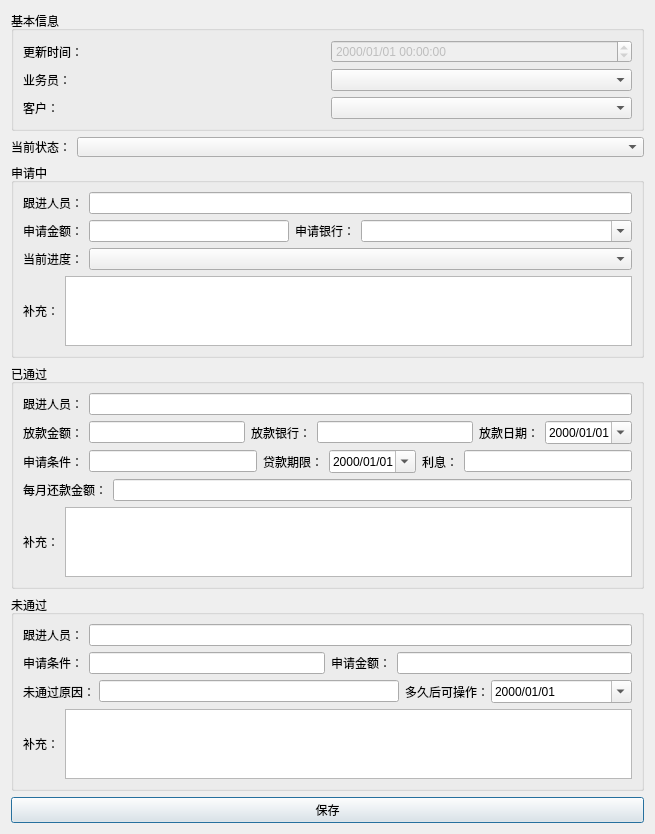
<?xml version="1.0" encoding="UTF-8"?>
<ui version="4.0">
 <class>deal</class>
 <widget class="QDialog" name="deal">
  <property name="geometry">
   <rect>
    <x>0</x>
    <y>0</y>
    <width>655</width>
    <height>589</height>
   </rect>
  </property>
  <property name="maximumSize">
   <size>
    <width>16777215</width>
    <height>589</height>
   </size>
  </property>
  <property name="windowTitle">
   <string>贷款记录</string>
  </property>
  <layout class="QVBoxLayout" name="verticalLayout_2">
   <item>
    <widget class="QGroupBox" name="groupBox">
     <property name="minimumSize">
      <size>
       <width>0</width>
       <height>120</height>
      </size>
     </property>
     <property name="maximumSize">
      <size>
       <width>16777215</width>
       <height>120</height>
      </size>
     </property>
     <property name="title">
      <string>基本信息</string>
     </property>
     <layout class="QVBoxLayout" name="verticalLayout">
      <item>
       <layout class="QHBoxLayout" name="horizontalLayout">
        <item>
         <widget class="QLabel" name="label">
          <property name="text">
           <string>更新时间：</string>
          </property>
         </widget>
        </item>
        <item>
         <widget class="QDateTimeEdit" name="dateTimeEdit">
          <property name="enabled">
           <bool>false</bool>
          </property>
          <property name="displayFormat">
           <string>yyyy/MM/dd HH:mm:ss</string>
          </property>
         </widget>
        </item>
       </layout>
      </item>
      <item>
       <layout class="QHBoxLayout" name="horizontalLayout_2">
        <item>
         <widget class="QLabel" name="label_2">
          <property name="text">
           <string>业务员：</string>
          </property>
         </widget>
        </item>
        <item>
         <widget class="QComboBox" name="comboBox"/>
        </item>
       </layout>
      </item>
      <item>
       <layout class="QHBoxLayout" name="horizontalLayout_3">
        <item>
         <widget class="QLabel" name="label_3">
          <property name="text">
           <string>客户：</string>
          </property>
         </widget>
        </item>
        <item>
         <widget class="QComboBox" name="comboBox_2"/>
        </item>
       </layout>
      </item>
     </layout>
    </widget>
   </item>
   <item>
    <layout class="QHBoxLayout" name="horizontalLayout_29">
     <item>
      <widget class="QLabel" name="label_39">
       <property name="maximumSize">
        <size>
         <width>60</width>
         <height>24</height>
        </size>
       </property>
       <property name="text">
        <string>当前状态：</string>
       </property>
      </widget>
     </item>
     <item>
      <widget class="QComboBox" name="comboBox_14">
       <property name="maximumSize">
        <size>
         <width>16777215</width>
         <height>20</height>
        </size>
       </property>
      </widget>
     </item>
    </layout>
   </item>
   <item>
    <widget class="QGroupBox" name="groupBox_6">
     <property name="maximumSize">
      <size>
       <width>16777215</width>
       <height>16777215</height>
      </size>
     </property>
     <property name="title">
      <string>申请中</string>
     </property>
     <layout class="QVBoxLayout" name="verticalLayout_5">
      <item>
       <layout class="QHBoxLayout" name="horizontalLayout_17">
        <item>
         <widget class="QLabel" name="label_40">
          <property name="text">
           <string>跟进人员：</string>
          </property>
         </widget>
        </item>
        <item>
         <widget class="QLineEdit" name="lineEdit_22"/>
        </item>
       </layout>
      </item>
      <item>
       <layout class="QHBoxLayout" name="horizontalLayout_19">
        <item>
         <widget class="QLabel" name="label_43">
          <property name="maximumSize">
           <size>
            <width>60</width>
            <height>16777215</height>
           </size>
          </property>
          <property name="text">
           <string>申请金额：</string>
          </property>
         </widget>
        </item>
        <item>
         <widget class="QLineEdit" name="lineEdit_24">
          <property name="maximumSize">
           <size>
            <width>200</width>
            <height>16777215</height>
           </size>
          </property>
         </widget>
        </item>
        <item>
         <widget class="QLabel" name="label_44">
          <property name="maximumSize">
           <size>
            <width>60</width>
            <height>16777215</height>
           </size>
          </property>
          <property name="text">
           <string>申请银行：</string>
          </property>
         </widget>
        </item>
        <item>
         <widget class="QComboBox" name="comboBox_16">
          <property name="editable">
           <bool>true</bool>
          </property>
         </widget>
        </item>
       </layout>
      </item>
      <item>
       <layout class="QHBoxLayout" name="horizontalLayout_20">
        <item>
         <widget class="QLabel" name="label_45">
          <property name="maximumSize">
           <size>
            <width>60</width>
            <height>16777215</height>
           </size>
          </property>
          <property name="text">
           <string>当前进度：</string>
          </property>
         </widget>
        </item>
        <item>
         <widget class="QComboBox" name="comboBox_17"/>
        </item>
       </layout>
      </item>
      <item>
       <layout class="QHBoxLayout" name="horizontalLayout_6">
        <item>
         <widget class="QLabel" name="label_61">
          <property name="text">
           <string>补充：</string>
          </property>
         </widget>
        </item>
        <item>
         <widget class="QTextEdit" name="textEdit_3"/>
        </item>
       </layout>
      </item>
     </layout>
    </widget>
   </item>
   <item>
    <widget class="QGroupBox" name="groupBox_7">
     <property name="maximumSize">
      <size>
       <width>16777215</width>
       <height>16777215</height>
      </size>
     </property>
     <property name="title">
      <string>已通过</string>
     </property>
     <layout class="QVBoxLayout" name="verticalLayout_4">
      <item>
       <layout class="QHBoxLayout" name="horizontalLayout_21">
        <item>
         <widget class="QLabel" name="label_46">
          <property name="text">
           <string>跟进人员：</string>
          </property>
         </widget>
        </item>
        <item>
         <widget class="QLineEdit" name="lineEdit_25"/>
        </item>
       </layout>
      </item>
      <item>
       <layout class="QHBoxLayout" name="horizontalLayout_22">
        <item>
         <widget class="QLabel" name="label_47">
          <property name="text">
           <string>放款金额：</string>
          </property>
         </widget>
        </item>
        <item>
         <widget class="QLineEdit" name="lineEdit_26"/>
        </item>
        <item>
         <widget class="QLabel" name="label_48">
          <property name="text">
           <string>放款银行：</string>
          </property>
         </widget>
        </item>
        <item>
         <widget class="QLineEdit" name="lineEdit_27"/>
        </item>
        <item>
         <widget class="QLabel" name="label_49">
          <property name="text">
           <string>放款日期：</string>
          </property>
         </widget>
        </item>
        <item>
         <widget class="QDateEdit" name="dateEdit_4">
          <property name="displayFormat">
           <string>yyyy/MM/dd</string>
          </property>
          <property name="calendarPopup">
           <bool>true</bool>
          </property>
         </widget>
        </item>
       </layout>
      </item>
      <item>
       <layout class="QHBoxLayout" name="horizontalLayout_23">
        <item>
         <widget class="QLabel" name="label_50">
          <property name="text">
           <string>申请条件：</string>
          </property>
         </widget>
        </item>
        <item>
         <widget class="QLineEdit" name="lineEdit_28"/>
        </item>
        <item>
         <widget class="QLabel" name="label_51">
          <property name="text">
           <string>贷款期限：</string>
          </property>
         </widget>
        </item>
        <item>
         <widget class="QDateEdit" name="dateEdit_5">
          <property name="displayFormat">
           <string>yyyy/MM/dd</string>
          </property>
          <property name="calendarPopup">
           <bool>true</bool>
          </property>
         </widget>
        </item>
        <item>
         <widget class="QLabel" name="label_52">
          <property name="text">
           <string>利息：</string>
          </property>
         </widget>
        </item>
        <item>
         <widget class="QLineEdit" name="lineEdit_29"/>
        </item>
       </layout>
      </item>
      <item>
       <layout class="QHBoxLayout" name="horizontalLayout_24">
        <item>
         <widget class="QLabel" name="label_53">
          <property name="text">
           <string>每月还款金额：</string>
          </property>
         </widget>
        </item>
        <item>
         <widget class="QLineEdit" name="lineEdit_30"/>
        </item>
       </layout>
      </item>
      <item>
       <layout class="QHBoxLayout" name="horizontalLayout_5">
        <item>
         <widget class="QLabel" name="label_60">
          <property name="text">
           <string>补充：</string>
          </property>
         </widget>
        </item>
        <item>
         <widget class="QTextEdit" name="textEdit_2"/>
        </item>
       </layout>
      </item>
     </layout>
    </widget>
   </item>
   <item>
    <widget class="QGroupBox" name="groupBox_8">
     <property name="maximumSize">
      <size>
       <width>16777215</width>
       <height>1677215</height>
      </size>
     </property>
     <property name="title">
      <string>未通过</string>
     </property>
     <layout class="QVBoxLayout" name="verticalLayout_3">
      <item>
       <layout class="QHBoxLayout" name="horizontalLayout_25">
        <item>
         <widget class="QLabel" name="label_54">
          <property name="text">
           <string>跟进人员：</string>
          </property>
         </widget>
        </item>
        <item>
         <widget class="QLineEdit" name="lineEdit_31"/>
        </item>
       </layout>
      </item>
      <item>
       <layout class="QHBoxLayout" name="horizontalLayout_26">
        <item>
         <widget class="QLabel" name="label_55">
          <property name="text">
           <string>申请条件：</string>
          </property>
         </widget>
        </item>
        <item>
         <widget class="QLineEdit" name="lineEdit_32"/>
        </item>
        <item>
         <widget class="QLabel" name="label_56">
          <property name="text">
           <string>申请金额：</string>
          </property>
         </widget>
        </item>
        <item>
         <widget class="QLineEdit" name="lineEdit_33"/>
        </item>
       </layout>
      </item>
      <item>
       <layout class="QHBoxLayout" name="horizontalLayout_27">
        <item>
         <widget class="QLabel" name="label_57">
          <property name="maximumSize">
           <size>
            <width>70</width>
            <height>16777215</height>
           </size>
          </property>
          <property name="text">
           <string>未通过原因：</string>
          </property>
         </widget>
        </item>
        <item>
         <widget class="QLineEdit" name="lineEdit_34">
          <property name="maximumSize">
           <size>
            <width>300</width>
            <height>16777215</height>
           </size>
          </property>
         </widget>
        </item>
        <item>
         <widget class="QLabel" name="label_58">
          <property name="maximumSize">
           <size>
            <width>80</width>
            <height>16777215</height>
           </size>
          </property>
          <property name="text">
           <string>多久后可操作：</string>
          </property>
         </widget>
        </item>
        <item>
         <widget class="QDateEdit" name="dateEdit_6">
          <property name="dateTime">
           <datetime>
            <hour>0</hour>
            <minute>0</minute>
            <second>0</second>
            <year>2000</year>
            <month>1</month>
            <day>1</day>
           </datetime>
          </property>
          <property name="displayFormat">
           <string>yyyy/MM/dd</string>
          </property>
          <property name="calendarPopup">
           <bool>true</bool>
          </property>
         </widget>
        </item>
       </layout>
      </item>
      <item>
       <layout class="QHBoxLayout" name="horizontalLayout_4">
        <item>
         <widget class="QLabel" name="label_59">
          <property name="text">
           <string>补充：</string>
          </property>
         </widget>
        </item>
        <item>
         <widget class="QTextEdit" name="textEdit"/>
        </item>
       </layout>
      </item>
     </layout>
    </widget>
   </item>
   <item>
    <widget class="QPushButton" name="pushButton">
     <property name="text">
      <string>保存</string>
     </property>
    </widget>
   </item>
  </layout>
 </widget>
 <resources/>
 <connections/>
</ui>
